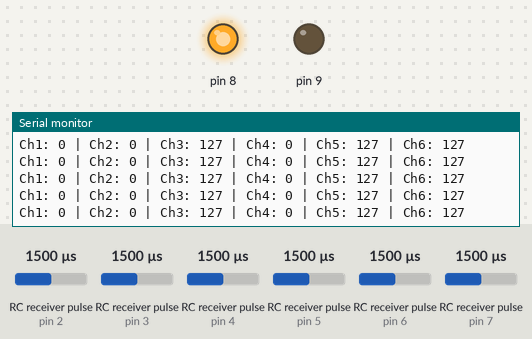
The sketch below on a simulated Arduino Uno, built with avr-gcc and run on an emulated ATmega328P. Parts: output pins drawn as LEDs (lit = HIGH), the last lines printed to the serial monitor. Wiring (inferred from the names in the program): 6 × RC receiver channel: data pin 2 / data pin 3 / data pin 4 / data pin 5 / data pin 6 / data pin 7. The test bench sets the inputs (shaded band); at power-on: RC receiver pulse (sensors on pin 2, pin 3, pin 4, pin 5, pin 6, pin 7) 1500 µs.

Above: at 1.2 s.
1.3 s: RC receiver pulse (sensor on pin 2) set to 1020 µs
At 1.45 s:
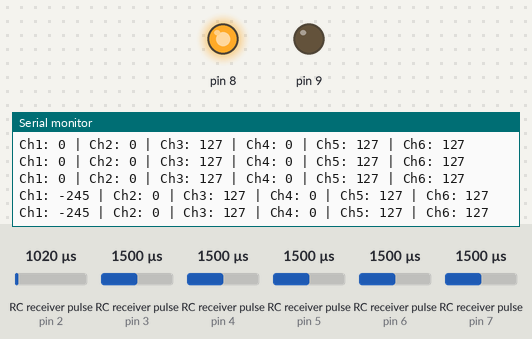
4.3 s: RC receiver pulse (sensor on pin 3) set to 1020 µs
At 4.41 s:
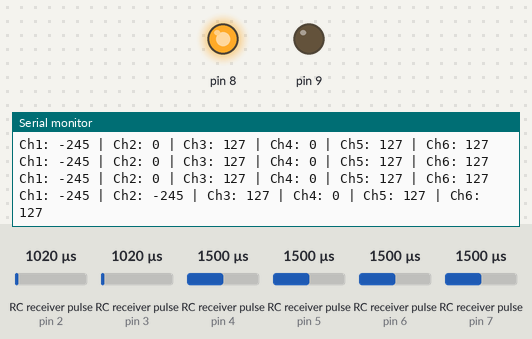
7.3 s: RC receiver pulse (sensor on pin 4) set to 1020 µs
At 7.32 s:
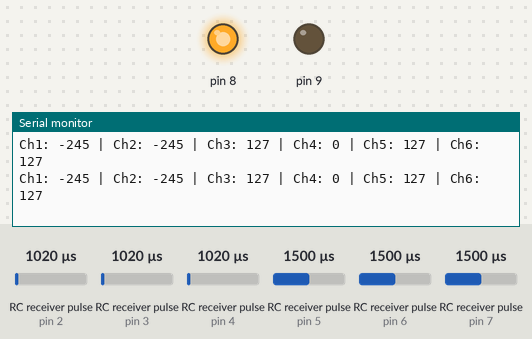
10.3 s: RC receiver pulse (sensor on pin 5) set to 1750 µs
At 10.34 s:
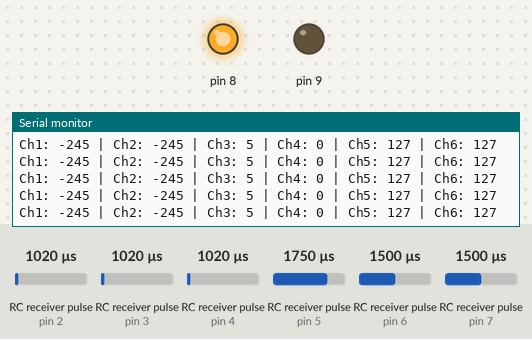
13.3 s: RC receiver pulse (sensor on pin 6) set to 1020 µs
At 13.31 s:
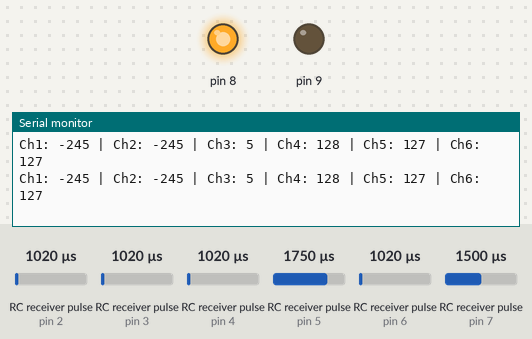
16.3 s: RC receiver pulse (sensor on pin 7) set to 1020 µs
At 16.33 s:
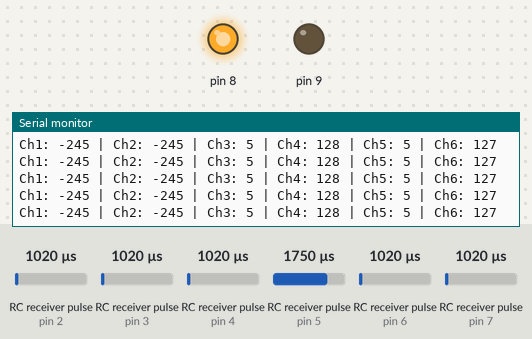

The sketch:

RadioTest.ino
```cpp
/*
  Arduino FS-I6X Demo
  fsi6x-arduino-uno.ino
  Read output ports from FS-IA6B receiver module
  Display values on Serial Monitor

  Channel functions by Ricardo Paiva - https://gist.github.com/werneckpaiva/

  DroneBot Workshop 2021
  https://dronebotworkshop.com
*/

//Pulled this code from https://dronebotworkshop.com/radio-control-arduino-car/

// Define Input Connections
#define CH1 2
#define CH2 3
#define CH3 4
#define CH4 5
#define CH5 6
#define CH6 7

// Integers to represent values from sticks and pots
int ch1Value;
int ch2Value;
int ch3Value;
int ch4Value;
int ch5Value;
int ch6Value;

// Boolean to represent switch value
//bool ch6Value;

// Read the number of a specified channel and convert to the range provided.
// If the channel is off, return the default value
int readChannel(int channelInput, int minLimit, int maxLimit, int defaultValue){
  int ch = pulseIn(channelInput, HIGH, 30000); //30,000 microsecond width
  if (ch < 100) return defaultValue;
  return map(ch, 1000, 2000, minLimit, maxLimit);
}

// Read the switch channel and return a boolean value
bool readSwitch(byte channelInput, bool defaultValue){
  int intDefaultValue = (defaultValue)? 100: 0;
  int ch = readChannel(channelInput, 0, 100, intDefaultValue);
  return (ch > 50);
}

void setup(){
  // Set up serial monitor
  Serial.begin(9600);

  // Set all pins as inputs
  pinMode(CH1, INPUT);
  pinMode(CH2, INPUT);
  pinMode(CH3, INPUT);
  pinMode(CH4, INPUT);
  pinMode(CH5, INPUT);
  pinMode(CH6, INPUT);

  //For early testing
  pinMode(8, OUTPUT);
  pinMode(9, OUTPUT);
  digitalWrite(8, HIGH);
  digitalWrite(9, LOW);
}


void loop() {

  // Get values for each channel
  ch1Value = readChannel(CH1, -255, 255, 0);
  ch2Value = readChannel(CH2, -255, 255, 0);
  ch3Value = readChannel(CH3, 0, 255, 0);
  ch4Value = readChannel(CH4, -255, 255, 0);
  ch5Value = readChannel(CH5, 0, 255, 0);
  ch6Value = readChannel(CH6, 0, 255, 0);

  // Print to Serial Monitor
  Serial.print("Ch1: ");
  Serial.print(ch1Value);
  Serial.print(" | Ch2: ");
  Serial.print(ch2Value);
  Serial.print(" | Ch3: ");
  Serial.print(ch3Value);
  Serial.print(" | Ch4: ");
  Serial.print(ch4Value);
  Serial.print(" | Ch5: ");
  Serial.print(ch5Value);
  Serial.print(" | Ch6: ");
  Serial.println(ch6Value);

  delay(20);
}
```

Measured:
- after the input at 1.3 s, the serial monitor: prints a new line after 0.08 s (image 1)
- after the input at 4.3 s, the serial monitor: prints a new line after 0.05 s (image 2)
